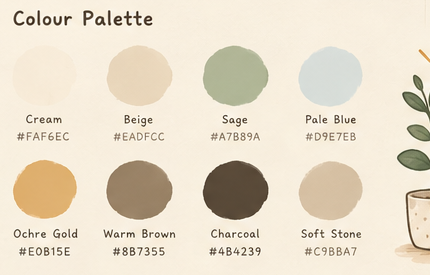
#> input picture Assets/UI/colour_palette.png, 430 x 275 px, given in place of wall_cream.webp, which was not available
$ python preview_room.py out.png 5 5
#> lines starting #> are read from the running program, lines starting #| are printed output that depends on the picture; pictures that were not available may be replaced by others from this repository, and a replacement may not be noted
"""Mirrors the app's room rendering (cover-scaled scene, shelf, lighting, contact shadows) so it can be inspected
without a device. Usage: python3 preview_room.py out.png [screenW screenH] [nolight]"""
import sys, math, re
import numpy as np
from PIL import Image, ImageDraw, ImageFont, ImageFilter

R = 'app/src/main/res/drawable-nodpi/'
SCENE_W, SCENE_H, WALL_H = 664, 1186, 764
S = 0.92
SHELF_W, SHELF_H = 491, 659
LEFT = (SCENE_W - SHELF_W * S) / 2
BOTTOM = 871.64
TOP = BOTTOM - SHELF_H * S
STAND = [42, 178, 313, 445, 590]
CEIL = [-1, 64, 204, 341, 480]
LN = [44, 61, 61, 62, 67]
RN = [448, 429, 429, 429, 429]
nolight = 'nolight' in sys.argv

def scene_y(n): return TOP + n * S
def scene_x(n): return LEFT + n * S
def stand(t): return scene_y(STAND[t])
def comp_h(t): return 100.0 if t == 0 else (STAND[t] - CEIL[t]) * S
def slot_x(t, i): return scene_x(LN[t]) + (scene_x(RN[t]) - scene_x(LN[t])) / 4 * (i + .5)

# zone lighting copied from ShelfLighting.kt
ZONES = [(1.04, 0.015, 0.24, 2.4, 0.6, 0.75), (1.0, 0.025, 0.28, 2.6, 0.7, 0.7), (0.97, 0.032, 0.31, 2.8, 0.8, 0.65), (0.945, 0.04, 0.34, 3.0, 0.9, 0.6), (0.92, 0.048, 0.36, 3.2, 1.0, 0.55)]
PROFILES = {'clock':(.85,4.5,.9),'film_camera':(.9,5,1.0),'gacha':(1.08,10,1.2),'jar':(1.0,8,1.1),'cat_calico':(1.08,8,.95),
            'books_stack':(.9,3.5,1.0),'books_standing':(.9,3.5,1.0),'anthurium':(1.05,8,.9),'monstera':(1.05,8,.9),'bonsai':(1.05,8,.9),
            'mushroom_lamp':(.95,6,.95),'rabbit':(1.05,7,.95),'world_globe':(.92,6,1.0),'flower_vase':(1.05,8,.9),'framed_landscape':(.9,4,.9),
            'wooden_house':(.92,6,1.0),'moon_lamp':(.95,6,.95),'pothos_potted':(1.05,8,.9),'basket':(.92,6,1.0),'snow_globe':(.92,6,1.0)}
ASPECT = {}
def art(key):
    names = {'clock':'item_desk_clock','gacha':'item_gacha_machine','jar':'jar_state_5'}
    n = names.get(key, 'item_' + key)
    return Image.open(R + n + '.png').convert('RGBA')

def light(key, tier, xfrac):
    b, w, so, dx, dy, bl = ZONES[tier]
    prof = PROFILES.get(key, (.95, 6, 1.0))
    side = max(-1, min(1, (xfrac * SCENE_W - LEFT) / (SHELF_W * S) * 2 - 1))
    return dict(b=b * (1 - .028 * side), w=w * (1 - .18 * side), so=min(.5, so * prof[2] * (1 + .06 * side)), ws=prof[0], th=prof[1], dx=dx, dy=dy, bl=bl)

def tint(img, l):
    a = np.array(img).astype(float)
    r = l['b'] * (1 + l['w'] * .7); g = l['b'] * (1 + l['w'] * .1); b = l['b'] * (1 - l['w'] * 1.3)
    a[..., 0] *= r; a[..., 1] *= g; a[..., 2] *= b
    return Image.fromarray(np.clip(a, 0, 255).astype(np.uint8), 'RGBA')

def shadow_layer(size, cx, cy, width, thick, alpha, blur):
    """Radial-gradient ellipse like Brush.radialGradient in the app."""
    W, H = size
    ys, xs = np.mgrid[0:H, 0:W]
    rx = width / 2; ry = max(1.0, thick / 2)
    d = np.sqrt(((xs - cx) / rx) ** 2 + ((ys - cy) / ry) ** 2)
    inner = .12 + .5 * (1 - blur)
    a = np.where(d <= inner, alpha, np.where(d < 1, alpha * .7 * (1 - (d - inner) / (1 - inner)) + 0, 0))
    a = np.where(d <= inner, alpha * (1 - .3 * d / inner), a)
    return a

def render(items, W=1080, H=2400, header=True):
#> called with W = 5, H = 5, header = True
    k0 = max(W / SCENE_W, H / SCENE_H)
    scene = Image.new('RGBA', (SCENE_W, SCENE_H))
#> scene: PIL image 664x1186 RGBA; every value is 0
    scene.paste(Image.open(R + 'wall_cream.webp').convert('RGBA'), (0, 0))
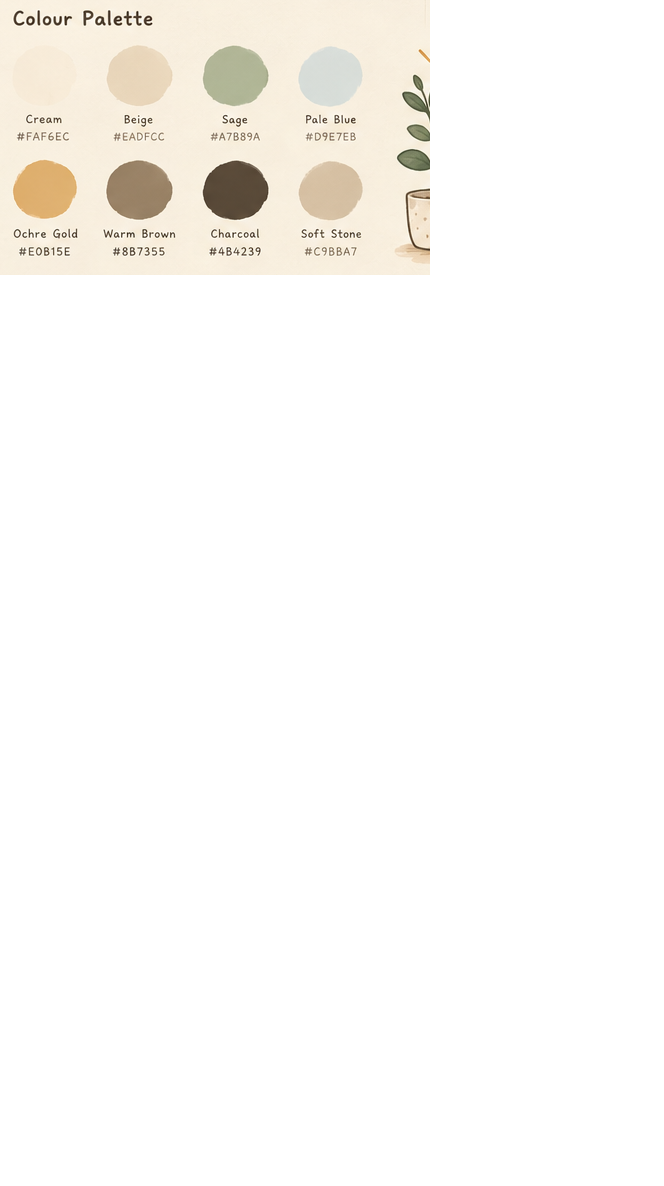
#> scene: PIL image 664x1186 RGBA; mean R, G, B, A 34.8, 33.2, 30.4, 38.3; transparent parts drawn white
    scene.paste(Image.open(R + 'floor_oak.webp').convert('RGBA'), (0, WALL_H))
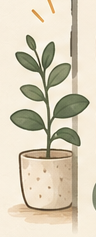
#> input picture Assets/UI/deco_plant_potted.png, 96 x 237 px, given in place of floor_oak.webp, which was not available
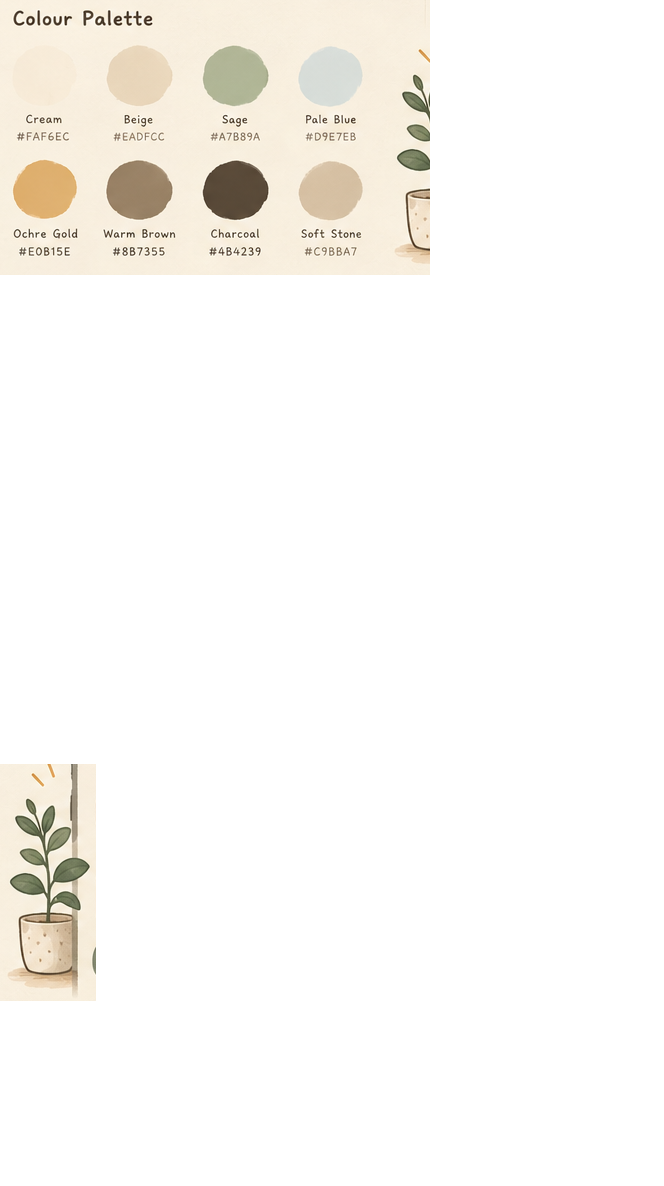
#> scene: PIL image 664x1186 RGBA; mean R, G, B, A 41, 39.2, 35.8, 45.7; transparent parts drawn white
    sh = Image.open(R + 'shelf_shadow.webp').convert('RGBA'); sh = sh.resize((int(571 * S), int(739 * S)), Image.LANCZOS)
#> after `sh = sh.resize((int(571 * S), int(739 * S)), Image.LANCZOS)`:
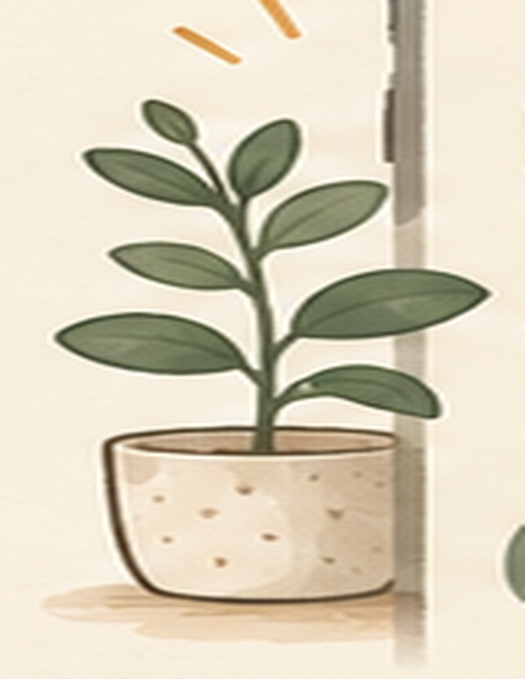
#> sh: PIL image 525x679 RGBA; mean R, G, B, A 217, 208, 187.1, 255
    scene.alpha_composite(sh, (int(LEFT - 40 * S + 10), int(TOP - 40 * S + 8)))
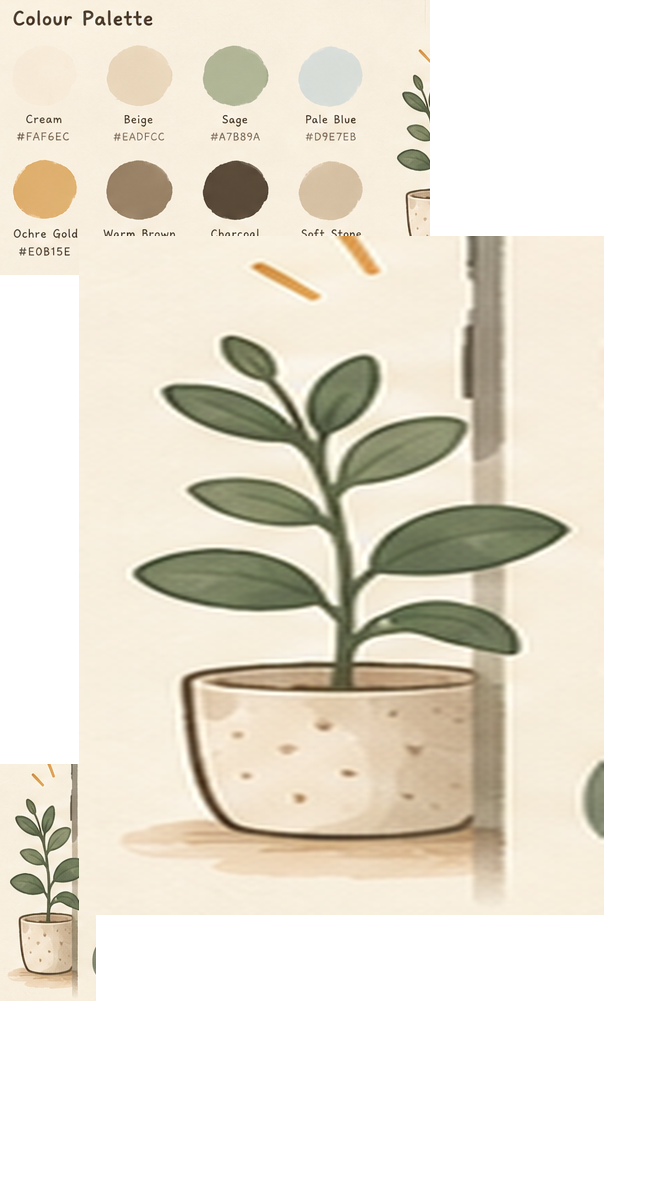
#> scene: PIL image 664x1186 RGBA; mean R, G, B, A 134.3, 128.6, 116.1, 155.8; transparent parts drawn white
#> (the run stopped early here; a loop or call above may not have finished)
